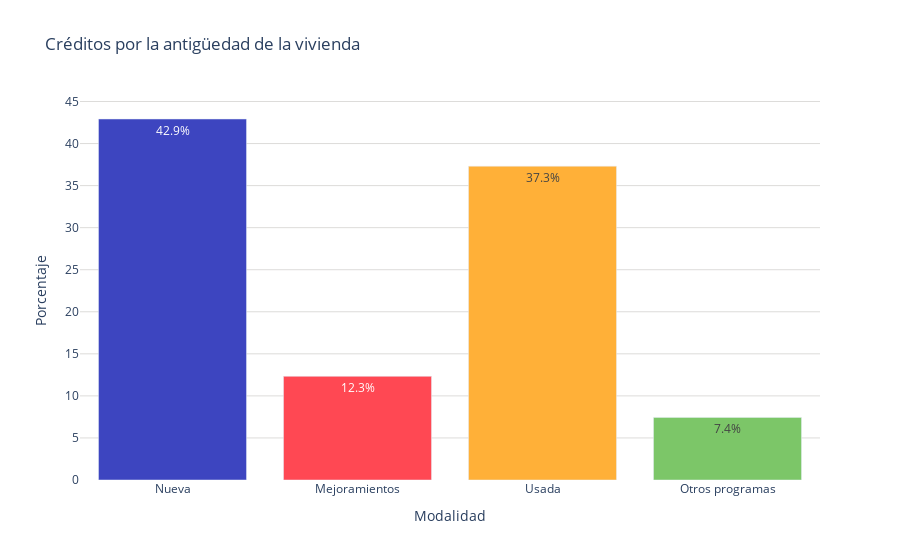

Notebook code for this chart:
### Markdown cell above
### *Gráfica*

### Code cell
fig = go.Figure()
colores = ['#3d45c0', '#ff4853', '#ffb038', '#7cc668']
porcentajes = conteo_total_df['porcentaje']
# Agregar los datos como barras
fig.add_trace(go.Bar(
    x=conteo_total_df['modalidad'],  # Eje x: Modalidades
    y=conteo_total_df['porcentaje'],  # Eje y: Porcentajes
    marker_color=colores,  # Especifica los colores de las barras
    text=porcentajes,  # Texto que se mostrará en las barras (porcentaje)
    textposition='inside',  # Posición del texto (puede ser 'inside' o 'outside')
    texttemplate='%{text:.1f}%',  # Formato del texto (porcentaje con un decimal)
))

# Personalizar el diseño de la gráfica
fig.update_layout(
    title='Créditos por la antigüedad de la vivienda',  # Título de la gráfica
    xaxis=dict(title='Modalidad'),  # Título del eje x
    yaxis=dict(
        title='Porcentaje', # Título del eje y
        gridcolor='#dddcda', # Color de las líneas que dividen los rangos del eje Y
         gridwidth=1,
    ),  
    plot_bgcolor='rgba(0,0,0,0)',  # Color de fondo del gráfico
)

# Exportar gráfica como archivo HTML
def guardar_grafico_como_html(fig, nombre_archivo, carpeta='graficas'):
    # Crear la carpeta si no existe
    if not os.path.exists(carpeta):
        os.makedirs(carpeta)
    
    # Gráfica como archivo HTML en la carpeta especificada
    pio.write_html(fig, f'{carpeta}/{nombre_archivo}.html')

# Exportar
guardar_grafico_como_html(fig, 'g_bar_creditosdestino_pachuca', carpeta='graficas')

fig.show()

### Figure 1 — Plotly figure (JSON) as saved in the notebook; plotly's stock layout.template omitted (floating-point values rounded to 4 significant figures)
{"data": [{"marker": {"color": ["#3d45c0", "#ff4853", "#ffb038", "#7cc668"]}, "text": [42.92, 12.32, 37.31, 7.443], "textposition": "inside", "texttemplate": "%{text:.1f}%", "type": "bar", "x": ["Nueva", "Mejoramientos", "Usada", "Otros programas"], "y": [42.92, 12.32, 37.31, 7.443]}], "layout": {"plot_bgcolor": "rgba(0,0,0,0)", "title": {"text": "Créditos por la antigüedad de la vivienda"}, "xaxis": {"title": {"text": "Modalidad"}}, "yaxis": {"gridcolor": "#dddcda", "gridwidth": 1, "title": {"text": "Porcentaje"}}}}
